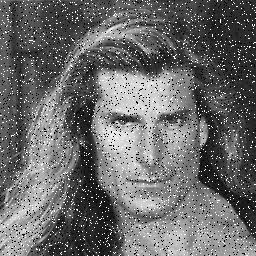
#> input picture pictures/salt and pepper noise.jpg, 256 x 256 px, found by its file name
$ python 'dip p6.py'
#> lines starting #> are read from the running program, lines starting #| are printed output that depends on the picture
import cv2
import numpy as np
import matplotlib.pyplot as plt

# 1. Helper function to apply Frequency Domain Filters (Ideal, Gaussian, Butterworth)
def apply_filter(img, f_type, f_name, cutoff, order=2):
    # Construct distance meshgrid relative to frequency center
    u, v = np.meshgrid(
        np.arange(img.shape[1]) - img.shape[1] // 2,
        np.arange(img.shape[0]) - img.shape[0] // 2
    )
    D = np.sqrt(u**2 + v**2)

    # Calculate transfer function H(u, v)
    if f_name == 'ideal':
        H = (D <= cutoff).astype(np.float32)
    elif f_name == 'gaussian':
        H = np.exp(-(D**2) / (2 * (cutoff**2)))
    elif f_name == 'butterworth':
        H = 1 / (1 + (D / (cutoff + 1e-5))**(2 * order))
    else:
        raise ValueError("Unknown filter name")

    # Invert filter for High Pass
    H = 1 - H if f_type == 'highpass' else H

    # Perform 2D FFT, Shift, Filter, Inverse Shift, and Inverse FFT
    F = np.fft.fftshift(np.fft.fft2(img))
    G = F * H
    filtered_img = np.abs(np.fft.ifft2(np.fft.ifftshift(G)))

    return np.uint8(np.clip(filtered_img, 0, 255))


# 2. Load the image in grayscale
img_path = 'pictures\salt and pepper noise.jpg'
img = cv2.imread(img_path, cv2.IMREAD_GRAYSCALE)
#> img is the input picture: shape (256, 256); min 0, max 255, mean 106.3

if img is None:
    raise ValueError("Image not found. Check the file path.")

# 3. Define Filter Configurations
filters = [
    ('lowpass', 'ideal', 'Ideal Low Pass', 20),
    ('lowpass', 'gaussian', 'Gaussian Low Pass', 40),
    ('lowpass', 'butterworth', 'Butterworth Low Pass', 30),
    ('highpass', 'ideal', 'Ideal High Pass', 20),
    ('highpass', 'gaussian', 'Gaussian High Pass', 40),
    ('highpass', 'butterworth', 'Butterworth High Pass', 30)
]

# Compute filtered results
filtered_images = [img]
filtered_titles = ['Original Image']

for f_type, f_name, title, cutoff in filters:
    filtered_images.append(apply_filter(img, f_type, f_name, cutoff))
    filtered_titles.append(title)
#> this loop made 6 passes
#> pass 1, in apply_filter, `filtered_img = np.abs(np.fft.ifft2(np.fft.ifftshift(G)))`:
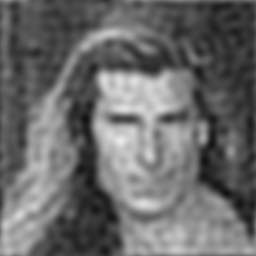
#> filtered_img: shape (256, 256) float64; min 16.96, max 235.1, mean 106.3
#> pass 2, in apply_filter (call 2), `filtered_img = np.abs(np.fft.ifft2(np.fft.ifftshift(G)))`:
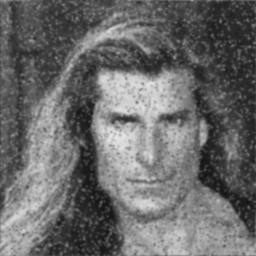
#> filtered_img: shape (256, 256) float64; min 19.32, max 232.9, mean 106.3
#> after the loop, filtered_images = 7 items; filtered_titles = ['Original Image', 'Ideal Low Pass', 'Gaussian Low Pass', 'Butterworth Low Pass', 'Ideal High Pass', 'Gaussian High Pass', 'Butterworth High Pass']

# 4. Display Figures One After Another (Clean & Unsquished)
for title, f_img in zip(filtered_titles, filtered_images):
    fig, axes = plt.subplots(1, 3, figsize=(15, 4))

    # --- Column 1: Filtered Image ---
    axes[0].imshow(f_img, cmap='gray', vmin=0, vmax=255)
    axes[0].set_title(title, fontsize=11, fontweight='bold', pad=10)
    axes[0].axis('off')

    # --- Column 2: Center 5x5 Matrix Sample ---
    axes[1].axis('off')
    h, w = f_img.shape
    sample_matrix = f_img[h//2 : h//2 + 5, w//2 : w//2 + 5]

    table = axes[1].table(cellText=sample_matrix.tolist(), cellLoc='center', loc='center')
    table.scale(1.0, 1.6)
    table.set_fontsize(10)
    axes[1].set_title("Center 5x5 Matrix Sample", fontsize=10, pad=12)

    # --- Column 3: Histogram ---
    axes[2].hist(f_img.ravel(), bins=256, range=[0, 256], color='black', alpha=0.7)
    axes[2].set_title("Histogram", fontsize=10, pad=10)
    axes[2].set_xlim([0, 256])

    plt.tight_layout()
    plt.show()  # Close window (X) to proceed to the next filter output
#> this loop made 7 passes
#> pass 1, `plt.show()`:
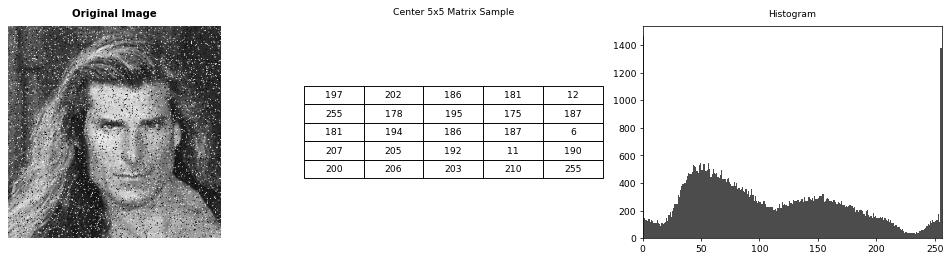
#> figure drawn by matplotlib, 2 panels; panel 2: tallest bar 1467 high, from x = 0 to 1
#> pass 2, `plt.show()`:
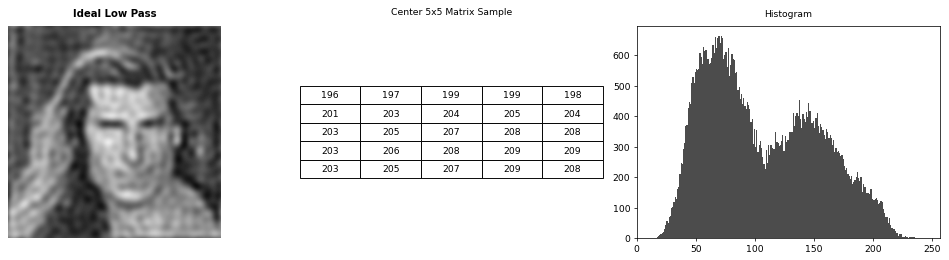
#> figure drawn by matplotlib, 2 panels; panel 2: tallest bar 663 high, from x = 71 to 72

$ run again, with pictures/blackshephard.jpg.jpg copied over pictures/salt and pepper noise.jpg
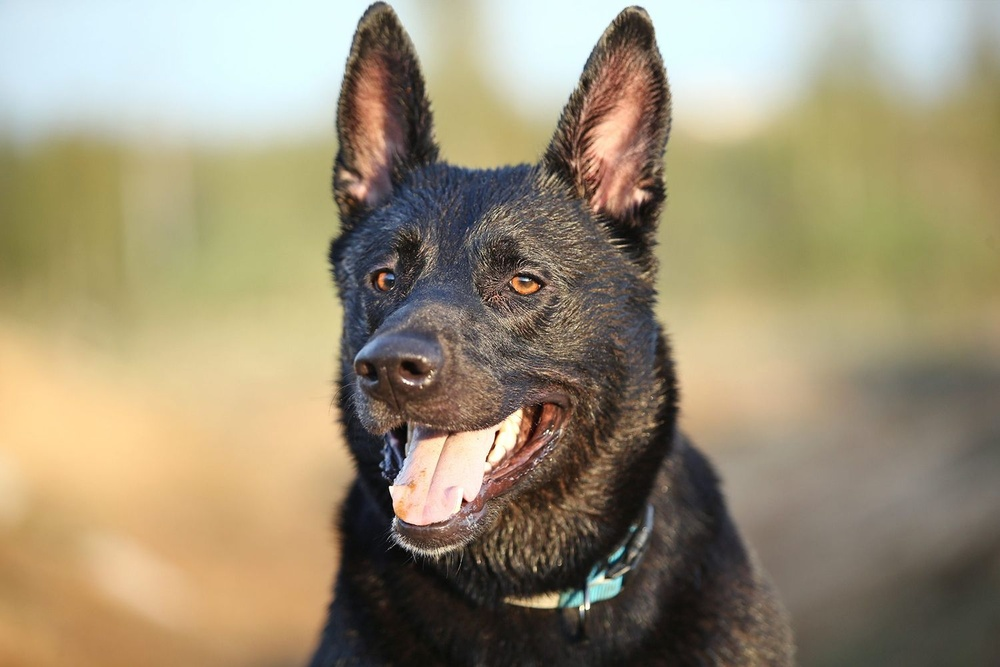
#> input picture pictures/blackshephard.jpg.jpg, 1000 x 667 px, shrunk from 1500 x 1000 before the run, found by its file name
#> the loop `for f_type, f_name, title, cutoff in filters:` made 6 passes
#> pass 2, in apply_filter (call 2), `filtered_img = np.abs(np.fft.ifft2(np.fft.ifftshift(G)))`:
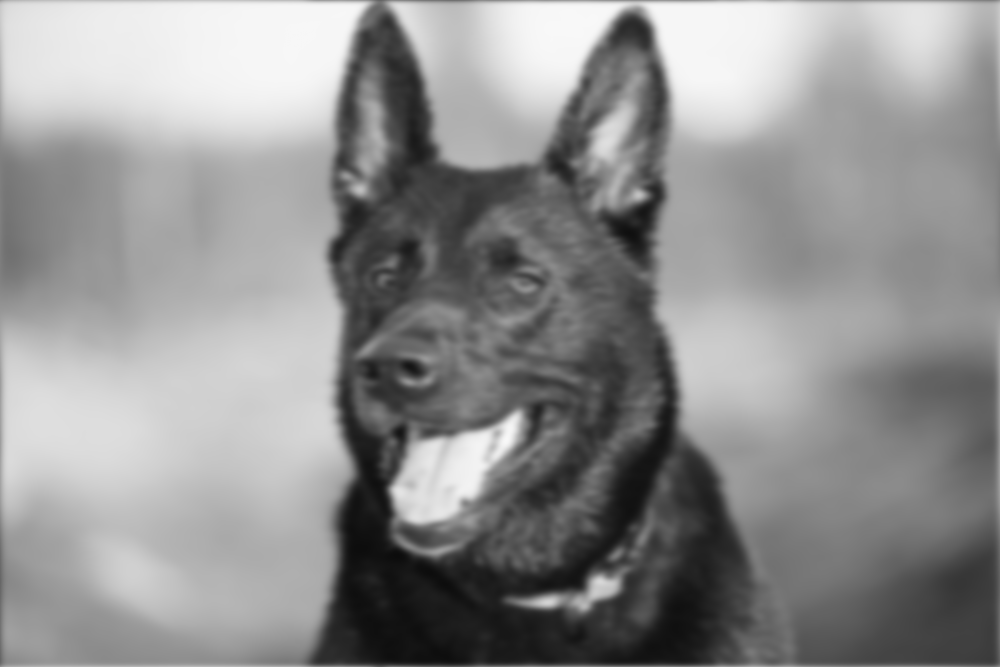
#> filtered_img: shape (667, 1000) float64; min 12.44, max 248.5, mean 144.4
#> after the loop `for f_type, f_name, title, cutoff in filters:`: filtered_images = 7 items; filtered_titles = ['Original Image', 'Ideal Low Pass', 'Gaussian Low Pass', 'Butterworth Low Pass', 'Ideal High Pass', 'Gaussian High Pass', 'Butterworth High Pass']
#> the loop `for title, f_img in zip(filtered_titles, filtered_images):` made 7 passes
#> pass 2, `plt.show()`:
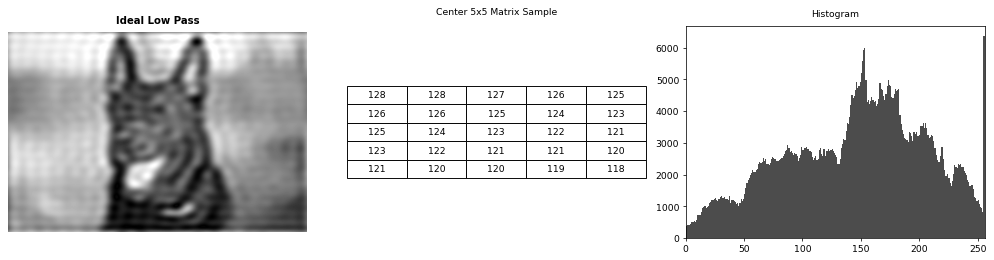
#> figure drawn by matplotlib, 2 panels; panel 2: tallest bar 6370 high, from x = 255 to 256

$ run again, with pictures/flower.jpg copied over pictures/salt and pepper noise.jpg
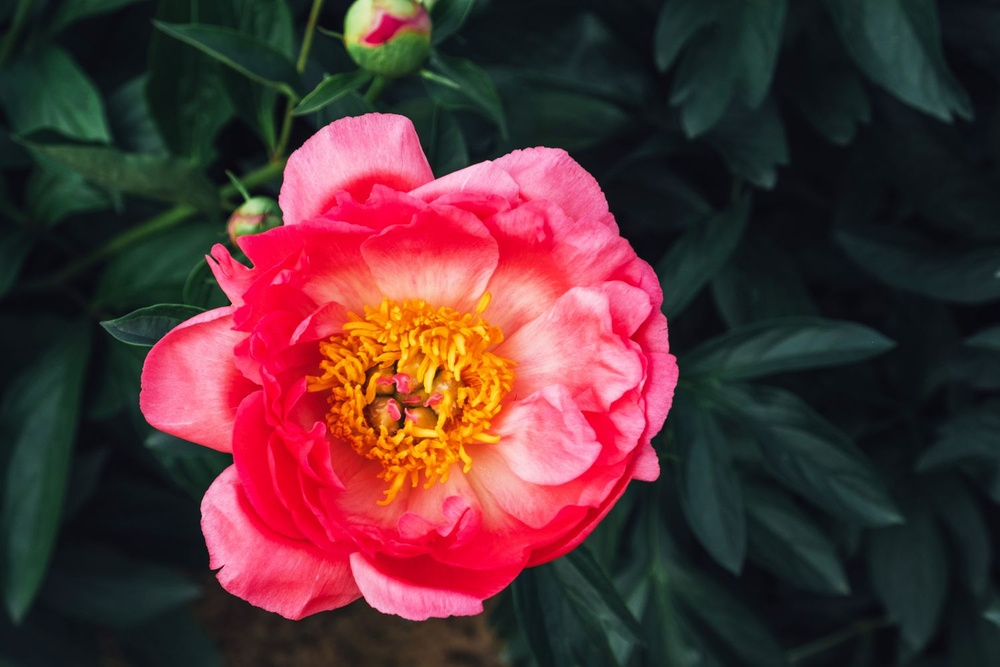
#> input picture pictures/flower.jpg, 1000 x 667 px, shrunk from 1500 x 1000 before the run, found by its file name
#> the loop `for f_type, f_name, title, cutoff in filters:` made 6 passes
#> pass 2, in apply_filter (call 2), `filtered_img = np.abs(np.fft.ifft2(np.fft.ifftshift(G)))`:
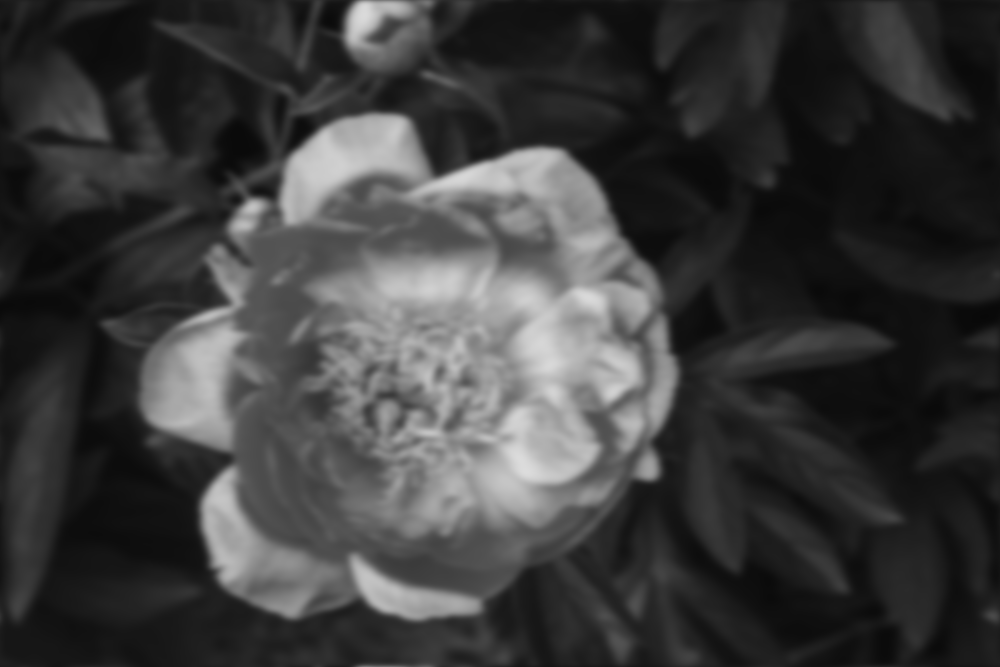
#> filtered_img: shape (667, 1000) float64; min 8.9, max 220.8, mean 60.9
#> after the loop `for f_type, f_name, title, cutoff in filters:`: filtered_images = 7 items; filtered_titles = ['Original Image', 'Ideal Low Pass', 'Gaussian Low Pass', 'Butterworth Low Pass', 'Ideal High Pass', 'Gaussian High Pass', 'Butterworth High Pass']
#> the loop `for title, f_img in zip(filtered_titles, filtered_images):` made 7 passes
#> pass 2, `plt.show()`:
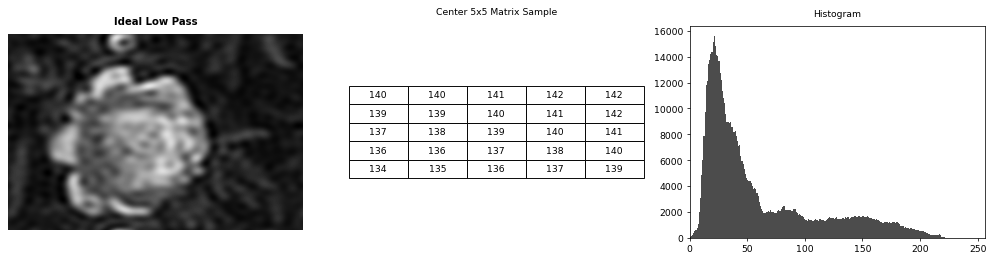
#> figure drawn by matplotlib, 2 panels; panel 2: tallest bar 15593 high, from x = 21 to 22
